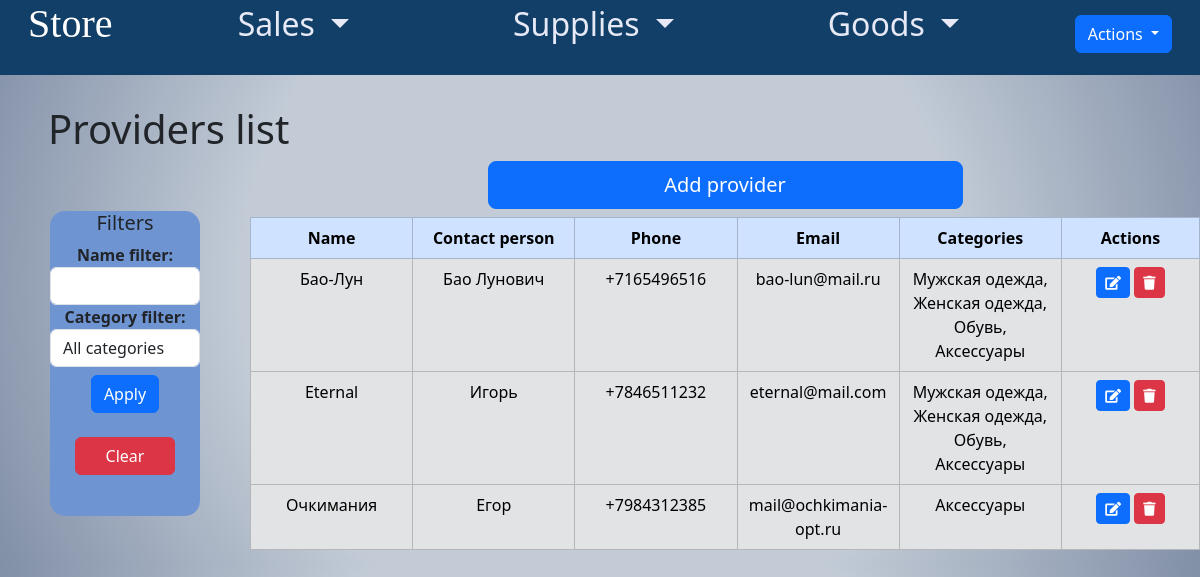
Page /providers_list/ (signed in) on the earlier database version.
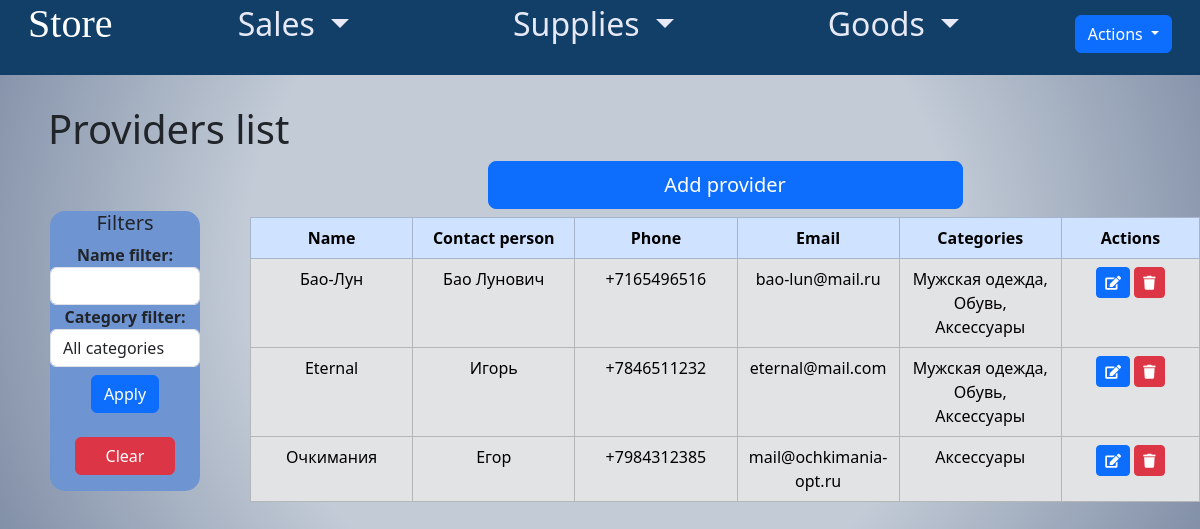
Same page on the later database version.
### app_store/models.py (models this page shows, shortened)
class Provider(models.Model):
    name = models.CharField(max_length=50, verbose_name='поставщик')
    phone_number = models.CharField(max_length=11, verbose_name='телефон поставщика')
    email = models.EmailField(max_length=50, verbose_name='почта')
    contact_person = models.CharField(max_length=255, verbose_name='контактное лицо')
    categories = models.ManyToManyField(GoodCategory, verbose_name='категории')
    class Meta:
        db_table = 'providers'
        verbose_name = 'поставщик'
        verbose_name_plural = 'поставщики'

class GoodCategory(models.Model):
    name = models.CharField(verbose_name='категория товара', max_length=50,
                            db_index=True)
    class Meta:
        db_table = 'category'
        verbose_name = 'категория'
        verbose_name_plural = 'категории'
    def __str__(self):
        return f'{self.name}'

### app_store/views.py (the view, shortened to what this page needs)
# urls.py: path('providers_list/', ProviderListView.as_view(), name='providers_list'),
class ProviderListView(LoginRequiredMixin, View):
    def get(self, request):
        providers = Provider.objects.all()
        categories = GoodCategory.objects.all()
        selected_category = request.GET.get('category')
        name_filter = request.GET.get('name')
        if 'clear_filters' in request.GET:
            selected_category = None
            name_filter = ''
        if selected_category:
            providers = providers.filter(categories__id=selected_category)
        if name_filter:
            providers = providers.filter(name__icontains=name_filter)
        form = ProviderForm()
        return render(request, 'app_store/providers_list.html', {
            'providers': providers,
            'form': form,
            'categories': categories,
            'selected_category': selected_category,
            'name_filter': name_filter,
        })

### app_store/templates/app_store/providers_list.html (shortened to what this page needs)
{% extends 'app_store/base.html' %}
{% load static %}
{% load i18n %}
{% block links %}
  <link rel="stylesheet" type="text/css" href="{% static 'app_store/css/style1.css' %}">
  <link rel="stylesheet" href="https://cdn.jsdelivr.net/npm/bootstrap@5.3.2/dist/css/bootstrap.min.css">
  <link rel="stylesheet" href="https://cdnjs.cloudflare.com/ajax/libs/font-awesome/5.15.3/css/all.min.css">
{% endblock %}
{% block content %}
  <h1 class="ms-5">{% trans "Список поставщиков" %}</h1>
  <div style="display: flex;">
    <div class="filterForm">
      <h5>{% trans "Фильтры" %}</h5>
       <form method="get">
        <div class="form-group">
          <label for="name-filter"><b>{% trans "Фильтр по названию" %}:</b></label>
          <input style="margin: 0 auto; width: 150px;" type="text" class="form-control" id="name-filter" name="name" value="{{ request.GET.name }}">
        </div>
        <div class="form-group">
          <label for="category-filter"><b>{% trans "Фильтр по категориям" %}:</b></label>
          <select style="margin: 0 auto; width: 150px;" class="form-control" id="category-filter" name="category">
            <option value="">{% trans "Все категории" %}</option>
          </select>
        </div>
          <button type="submit" class="btn btn-primary mt-2 mb-3 ">{% trans "Применить" %}</button>
         <button style="width: 100px;" class="btn btn-danger mt-2 mb-3 " type="submit" name="clear_filters">{% trans "Очистить" %}</button>
      </form>
    </div>
    <div class="tableContainer">
      <div class="d-grid gap-2 col-6 mx-auto">
        <button  type="button" class="btn btn-primary btn-lg mb-2" data-bs-toggle="modal" data-bs-target="#addProviderModal">
      {% trans "Добавить поставщика" %}
      </button>
    </div>
    <table class="table table-secondary table-hover table-bordered text-center">
      <thead  class="table-primary">
        <tr>
          <th>{% trans "Название" %}</th>
          <th>{% trans "Контактное лицо" %}</th>
          <th>{% trans "Телефон" %}</th>
          <th>Email</th>
          <th>{% trans "Категории" %}</th>
          <th>{% trans "Действия" %}</th>
        </tr>
      </thead>
      <tbody>
        {% for provider in providers %}
          <tr>
            <td>{{ provider.name }}</td>
            <td>{{ provider.contact_person }}</td>
            <td>{{ provider.phone_number }}</td>
            <td>{{ provider.email }}</td>
            <td>
                {% for category in provider.categories.all %}
                  {{ category.name }}{% if not forloop.last %}, {% endif %}
                {% endfor %}
            </td>
            <td>
             <button type="button" class="btn btn-primary btn-sm" onclick="location.href='{% url 'edit_provider' provider.id %}'" title="Редактировать">
              <i class="fas fa-edit"></i>
              </button>
              <form method="post" action="{% url 'delete_provider' provider.id %}"title="Удалить" style="display: inline;">
                <button type="submit" class="btn btn-danger btn-sm">
                  <i class="fas fa-trash"></i></button>
              </form>
          </td>
          </tr>
        {% empty %}
          <tr>
            <td colspan="6">{% trans "Нет поставщиков" %}</td>
          </tr>
        {% endfor %}
      </tbody>
    </table>
  </div>
  </div>
{% endblock %}

Differences in the rows shown:
removed GoodCategory: name "Женская одежда"
